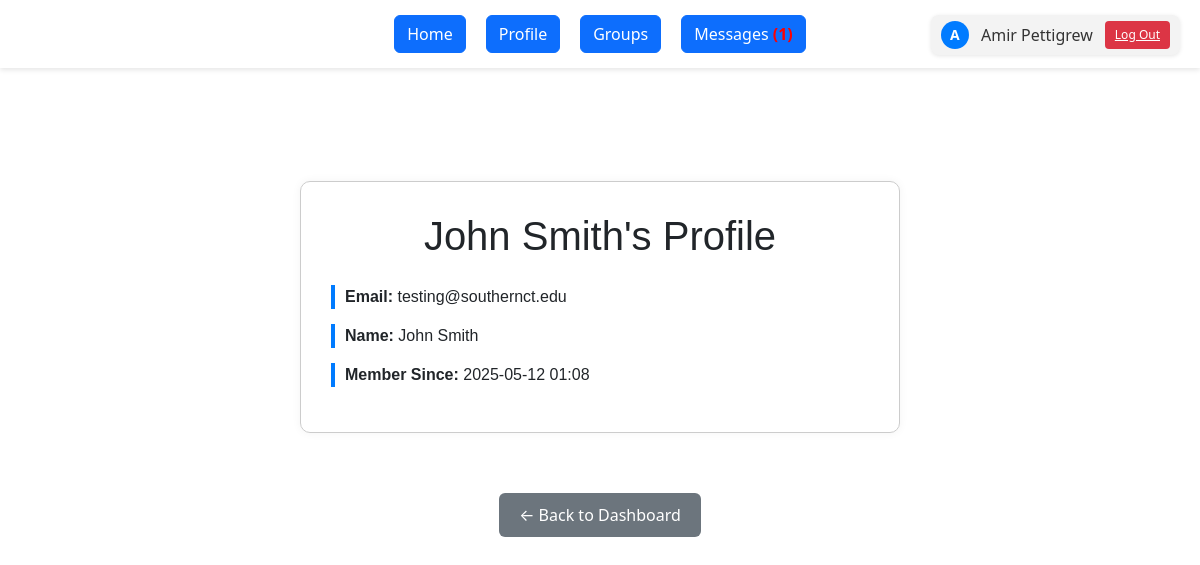
The page /profile/2 (signed in) on the database its author committed.
### app/models/models.py (models this page shows)
class User(UserMixin, db.Model):
    __tablename__ = 'users'
    id = db.Column(db.Integer, primary_key=True)
    southern_email = db.Column(db.String(120), unique=True, nullable=False)
    name = db.Column(db.String(100), nullable=False)
    password_hash = db.Column(db.String(128), nullable=False)
    created_at = db.Column(db.DateTime, default=datetime.utcnow)
    groups = db.relationship('StudyGroup', backref='creator', lazy=True)
    memberships = db.relationship('Membership', backref='user', lazy=True)
    forums = db.relationship('Forum', backref='forum_creator', lazy=True)
    sent_messages = db.relationship('Message', foreign_keys='Message.sender_id', backref='sender', lazy=True)
    received_messages = db.relationship('Message', foreign_keys='Message.receiver_id', backref='receiver', lazy=True)
    thread_posts = db.relationship('ThreadMessage', foreign_keys='ThreadMessage.author_id', backref='author', lazy=True)

### app/routes/main.py (the view)
@main_bp.route('/profile/<int:user_id>')
@login_required
def profile_view(user_id):
    user = User.query.get_or_404(user_id)
    group_id = request.args.get("group_id")  # Get optional group ID
    unread_count = Message.query.filter_by(receiver_id=current_user.id, is_read=False).count()
    return render_template(
        'profile_view.html',
        user=user,
        group_id=group_id,
        unread_count=unread_count
    )

### app/__init__.py (called while the page is built)
def create_app(config_object=DevelopmentConfig):
    app = Flask(__name__, instance_relative_config=True)
    app.config.from_object(config_object)
    db.init_app(app)
    login_manager.init_app(app)
    @login_manager.user_loader
    def load_user(user_id):
        from app.models.models import User
        return User.query.get(int(user_id))
    from app.routes.auth import auth_bp
    from app.routes.main import main_bp
    app.register_blueprint(auth_bp)
    app.register_blueprint(main_bp)
    from app.routes.threads import threads_bp
    app.register_blueprint(threads_bp)
    @app.route('/')
    def root():
        return redirect(url_for('auth.login'))
    with app.app_context():
        db.create_all()
    return app

### app/templates/profile_view.html (shortened to what this page needs)
{% extends "base.html" %}
{% block content %}
<link rel="stylesheet" href="{{ url_for('static', filename='dashboard_styles.css') }}">
<link rel="stylesheet" href="{{ url_for('static', filename='bootstrap.css') }}">
  <div class="profile-container" style="
    max-width: 600px;
    margin: 60px auto;
    padding: 30px;
    background-color: #fff;
    border-radius: 10px;
    box-shadow: 0 0 10px rgba(0,0,0,0.05);
  ">
    <h1 style="text-align: center; margin-bottom: 25px;">{{ user.name }}'s Profile</h1>
    <p style="font-size: 16px; margin-bottom: 15px;"><strong>Email:</strong> {{ user.southern_email }}</p>
    <p style="font-size: 16px; margin-bottom: 15px;"><strong>Name:</strong> {{ user.name }}</p>
    <p style="font-size: 16px; margin-bottom: 15px;"><strong>Member Since:</strong> {{ user.created_at.strftime('%Y-%m-%d %H:%M') }}</p>
  </div>
  <div style="text-align: center; margin-top: 30px;">
    {% if group_id %}
      <a href="{{ url_for('main.view_group', group_id=group_id) }}">
        <button style="
          padding: 10px 20px;
          background-color: #007bff;
          color: white;
          border: none;
          border-radius: 6px;
          cursor: pointer;
        ">← Back to Group</button>
      </a>
    {% else %}
      <a href="{{ url_for('main.dashboard') }}">
        <button style="
          padding: 10px 20px;
          background-color: #6c757d;
          color: white;
          border: none;
          border-radius: 6px;
          cursor: pointer;
        ">← Back to Dashboard</button>
      </a>
    {% endif %}
  </div>
{% endblock %}

### app/templates/base.html (shortened to what this page needs)
<!DOCTYPE html>
<html lang="en">
<head>
  <link rel="stylesheet" href="{{ url_for('static', filename='base_styles.css') }}">
  <link rel="stylesheet" href="{{ url_for('static', filename='bootstrap.css') }}">
</head>
<body>
  {% if current_user.is_authenticated %}
    <div class="user-area">
      <a href="{{ url_for('main.profile') }}" class="user-info" style="text-decoration: none;">
        <div class="user-avatar">
          {{ current_user.name[0]|upper }}
        </div>
        <span>{{ current_user.name }}</span>
      </a>
      <a href="{{ url_for('auth.logout') }}" class="logout-button">Log Out</a>
    </div>
    <div class="menu">
      <a href="{{ url_for('main.dashboard') }}"><type="button" class="btn btn-primary"> Home</button></a>
      <a href="{{ url_for('main.profile') }}"><type="button" class="btn btn-primary"> Profile </button></a>
      <a href="{{ url_for('main.view_my_groups') }}"><type="button" class="btn btn-primary"> Groups </button></a>
      <a href="{{ url_for('auth.message') }}"><type="button" class="btn btn-primary">
        Messages
        {% if unread_count > 0 %}
          <span style="color: red; font-weight: bold;">({{ unread_count }})</span>
        {% endif %}
      </button></a>
    </div>
  {% endif %}
  <div class="container">
    {% block content %}{% endblock %}
  </div>
</body>
</html>

### app/static/base_styles.css (style rules this page uses)
body { display: flex; flex-direction: column; align-items: center; font-family: sans-serif; margin: 0; padding: 20px; background-color: #007bff; }
.menu { width: 100%; text-align: center; margin-bottom: 20px; }
.user-area { position: absolute; top: 15px; right: 20px; display: flex; align-items: center; gap: 12px; background-color: #f3f3f3; padding: 6px 10px; border-radius: 8px; box-shadow: 0 1px 4px rgba(0,0,0,0.1); }
.user-info { display: flex; align-items: center; gap: 6px; text-decoration: none; color: #333; }
.user-avatar { width: 28px; height: 28px; background-color: #007bff; color: white; border-radius: 50%; text-align: center; line-height: 28px; font-size: 14px; font-weight: bold; }
.logout-button { background-color: #dc3545; color: white; border: none; padding: 5px 10px; border-radius: 4px; font-size: 12px; cursor: pointer; transition: background-color 0.2s ease; display: inline-block; }
.profile-container { max-width: 600px; margin: 60px auto; padding: 30px; border: 1px solid #ccc; border-radius: 8px; background-color: #fff; box-shadow: 0 0 10px rgba(0,0,0,0.05); font-family: Arial, sans-serif; }
.profile-container h1 { text-align: center; margin-bottom: 20px; }
.profile-container p { font-size: 16px; margin: 10px 0; padding-left: 10px; border-left: 3px solid #007bff; }

### app/static/dashboard_styles.css (style rules this page uses)
body { display: flex; flex-direction: column; align-items: center; font-family: sans-serif; margin: 0; padding: 0px; }
.menu { width: 100%; text-align: center; margin-bottom: 20px; }
.user-info { display: flex; align-items: center; gap: 6px; text-decoration: none; color: #333; }
.user-avatar { width: 28px; height: 28px; background-color: #007bff; color: white; border-radius: 50%; text-align: center; line-height: 28px; font-size: 14px; font-weight: bold; }
.user-area { position: absolute; top: 15px; right: 20px; display: flex; align-items: center; gap: 12px; background-color: #f3f3f3; padding: 6px 10px; border-radius: 8px; box-shadow: 0 1px 4px rgba(0,0,0,0.1); }
.logout-button { background-color: #dc3545; color: white; border: none; padding: 5px 10px; border-radius: 4px; font-size: 12px; cursor: pointer; transition: background-color 0.2s ease; display: inline-block; }
body::before { content: ""; position: fixed; top: 0; left: 0; width: 100%; height: 100%; background-image: url('scsu.svg'); background-size: cover; background-repeat: no-repeat; opacity: 0.4; z-index: -1; pointer-events: none; }
.user-info { display: flex; align-items: center; text-decoration: none; color: #333; }
.user-avatar { width: 28px; height: 28px; background-color: #007bff; color: white; border-radius: 50%; text-align: center; line-height: 28px; font-weight: bold; margin-right: 6px; }
.logout-button { background-color: #dc3545; color: white; border: none; padding: 5px 10px; border-radius: 4px; font-size: 12px; cursor: pointer; transition: background-color 0.2s ease; }
.menu { display: flex; justify-content: center; gap: 20px; background-color: #fff; padding: 15px; box-shadow: 0 2px 5px rgba(0, 0, 0, 0.1); }
.profile-container { max-width: 600px; margin: 100px auto 30px; padding: 30px; background-color: #fff; border-radius: 10px; box-shadow: 0 0 10px rgba(0,0,0,0.05); }
.profile-container h1 { text-align: center; margin-bottom: 30px; }
.profile-container p { font-size: 16px; padding-left: 10px; border-left: 4px solid #007bff; margin-bottom: 15px; }

### rows shown on the page
User: name "A", name "Amir Pettigrew"
User: name "John Smith", southern_email "testing@southernct.edu", created_at "2025-05-12 01:08"

### other values the page prints
{{ unread_count }} "1"
